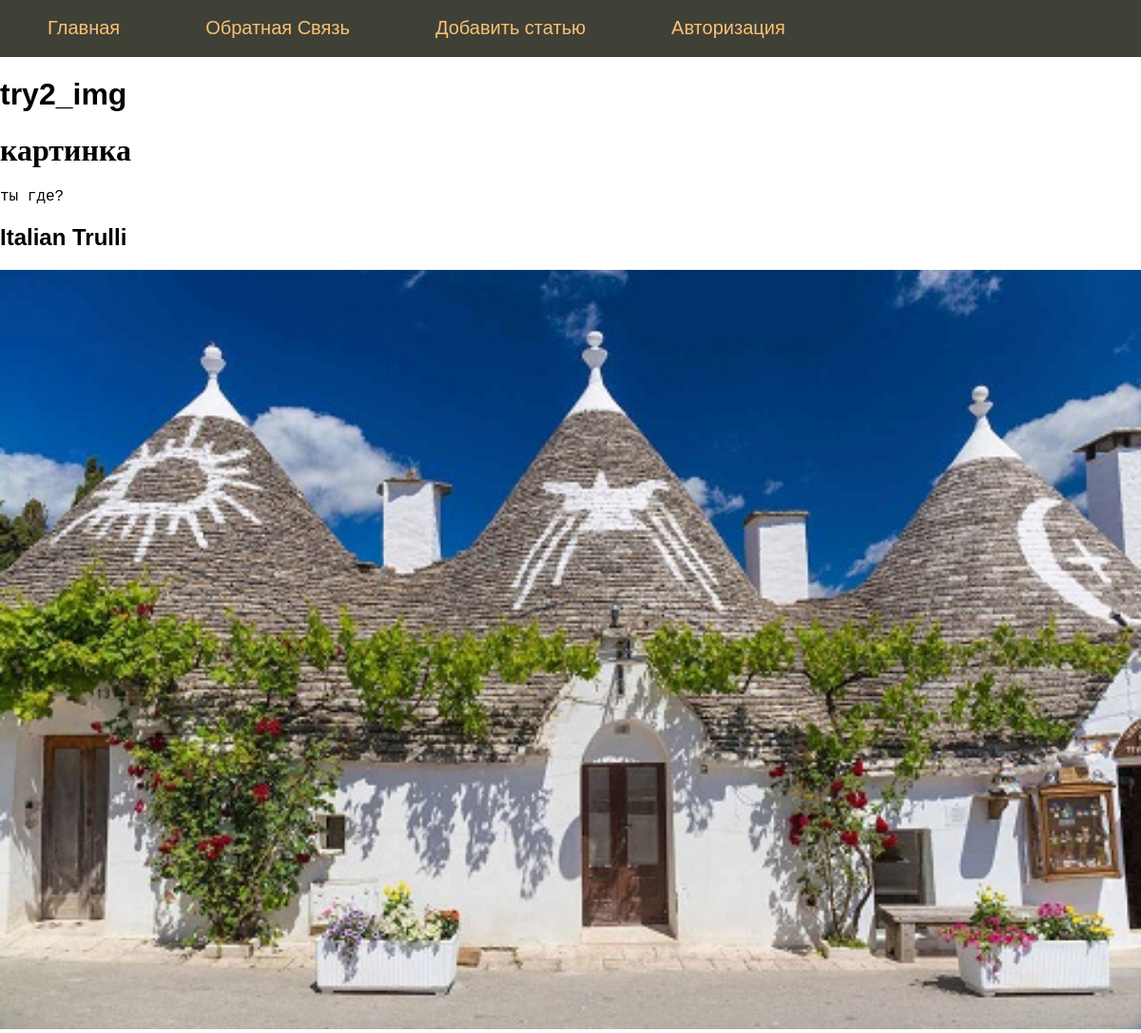
Page /post/try2_img on the committed database.
### tables this page shows
CREATE TABLE mainmenu (
    id integer PRIMARY KEY AUTOINCREMENT,
    title text NOT NULL,
    url text NOT NULL
);

CREATE TABLE posts (
    id integer primary key autoincrement,
    title text not null,
    text text not null,
    url text not null,
    time integer not null
);

### main.py (the view)
@app.route('/post/<alias>')
def showPost(alias):
    db = get_db()
    dbase = FDataBase(db)
    title, post = dbase.getPost(alias)
    if not title:
        abort(404)
    return render_template('post.html', menu=dbase.getMenu(), title=title, post=post)

### flsite.py (called while the page is built)
    def getMenu(self):
        sql = '''SELECT * FROM mainmenu'''
        try:
            self.__cur.execute(sql)
            res = self.__cur.fetchall()
            if res: return res
        except:
            print("Ошибка чтения из БД")
        return []

    def getPost(self, alias):
        try:
            self.__cur.execute(f"SELECT title, text FROM posts WHERE url LIKE '{alias}' LIMIT 1")
            res = self.__cur.fetchone()
            if res:
                return res
        except sqlite3.Error as e:
            print("Ошибка получения статьи из БД" + str(e))
        return (False, False)

### main.py (called while the page is built)
def connect_db():
    conn = sq.connect(app.config['DATABASE'])
    conn.row_factory = sq.Row
    return conn

def get_db():
    if not hasattr(g, 'link_db'):
        g.link_db = connect_db()
        return g.link_db

### templates/post.html
{% extends 'base.html' %}
{% block content %}
{{ super() }}
{{ post | safe }}
{% endblock %}

### templates/base.html (shortened to what this page needs)
<!DOCTYPE html>
<html lang="en">
<head>
    <link type="text/css" href="{{ url_for('static', filename='css/styles.css') }}" rel="stylesheet" />
</head>
<body>
{% block content %}
    {% block mainmenu %}
        <ul class="mainmenu">
            {% for m in menu %}
            <li><a href="{{ url_for(m.url) }}">{{ m.title }}</a></li>
            {% endfor %}
        </ul>
    {% endblock mainmenu %}
{% if title %}
<h1>{{ title }}</h1>
{% else %}
<h1>Про Flask</h1>
{% endif %}
{% endblock %}
</body>
</html>

### static/css/styles.css (style rules this page uses)
html, body { font-family: 'Arial'; margin: 0; padding: 0; height: 100%; width: 100%; }
a { color: #0059b2; text-decoration: none; }
ul.mainmenu { list-style: none; background: #3F4137; height: 60px; margin: 0; padding: 0; color: #fdc073; font-size: 20px; overflow: hidden; }
ul.mainmenu li { float: left; margin: 18px 40px 0 50px; }
ul.mainmenu li a { color: #fdc073; text-decoration: none; }

### rows in the picture
mainmenu: title "Главная"
mainmenu: title "Обратная Связь"
mainmenu: title "Добавить статью"
mainmenu: title "Авторизация"
posts: title "try2_img", text "картинка ты где? Italian Trulli", text (picture)
